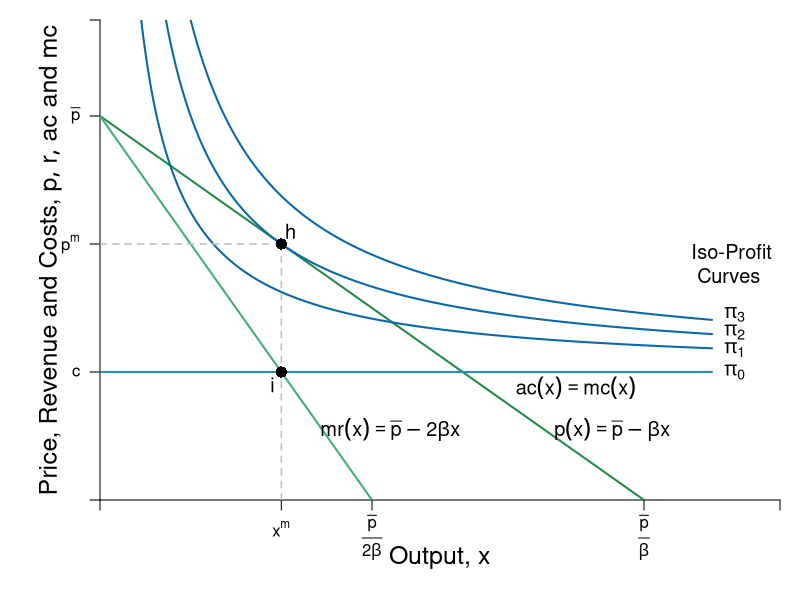

Write the R code that produced this figure.
#Graph Designer: Simon Halliday + Scott Cohn
#Authors: Bowles and Halliday
#Title: Coordination, Conflict and Competition: A Text in Microeconomics

require(shape)
pdf(file = "firmmarketsupply/isoprofit_monopoly_A.pdf", width = 9, height = 7)

#Set parameters for graphics
axislabelsize <- 1.5
labelsize <- 1.2
graphlinewidth <- 2
segmentlinewidth <- 1.5

COL <- c("#7fc97f", "#beaed4", "#fdc086", "#ffff99", "#386cb0", "#f0027f", "#bf5b17", "#666666")
COLA <- c("#e0f3db", "#99d8c9","#66c2a4","#41ae76", "#238b45", "#005824")
COLB <- c("#c6dbef", "#4eb3d3", "#2b8cbe", "#0868ac","#084081")

#Edited the margins to cater for the larger LHS labels
par(mar =  c(5, 5, 1, 1))

AvgRevenue <- function(x, rmax = 12, xmax = 12){
  rmax - (rmax/xmax)*x
}

MRevenue <- function(x, rmax = 12, xmax = 12){
  rmax - 2*(rmax/xmax)*x
}

AvgCost <- function(x, c0 = 2, c1 = 4){
  c0/x + c1
}

# From CORE
IsoProf <- function(x, k = 0, c0 = 2, c1 = 4){
  AvgCost(x) + k/x
}

xlims <- c(0, 15)
ylims <- c(0, 15)

npts <- 501 
x <- seq(xlims[1], xlims[2], length.out = npts)
y <- seq(ylims[1], ylims[2], length.out = npts) 
a <- c(13, 16.75, 19.25)

plot(0, 0, xlim = xlims, ylim = ylims, type = "n",
     xlab = expression(paste("")),
     ylab = expression(paste("")), 
     xaxt = "n", 
     yaxt = "n", 
     cex.lab = axislabelsize, 
     bty = "n",
     xaxs="i", 
     yaxs="i")

# ticksy <- seq(from = ylims[1], to = ylims[2], by = 1)
# ylabels <- seq(from = ylims[1], to = ylims[2], by = 1)
# ticksx <- seq(from = xlims[1], to = xlims[2], by = 1)
# xlabels <- seq(from = xlims[1], to = xlims[2], by = 1)
ticksy <- c(0, 4, AvgRevenue(x = 4), 12, ylims[2])
ylabels <- c(NA, expression(paste(c)), expression(paste(p^{m})), expression(paste(bar(p))), NA)
ticksx <- c(0, 4, 6, 12, xlims[2])
xlabels <- c(NA, expression(paste(x^{m})), expression(paste(frac(bar(p),2*beta))), expression(paste(frac(bar(p),beta))), NA)

axis(1, at = ticksx, pos = 0, labels = FALSE)
text(x = c(0, 4, 6, 12, xlims[2]), par("usr")[3] - 0.4, labels = xlabels, srt = 0, pos = 1, xpd = TRUE)
axis(2, at = ticksy, pos = 0, labels = ylabels, las = 1)

npts <- 500 
xx1 <- seq(xlims[1], xlims[2], length.out = npts)
xx2 <- seq(xlims[1], xlims[2] - 1.5, length.out = npts)
xx3 <- seq(2, 6, length.out = npts)

lines(xx1, AvgRevenue(xx1, rmax = 12, xmax = 12), col = COLA[5], lwd = graphlinewidth)
lines(xx1, MRevenue(xx1, rmax = 12, xmax = 12), col = COLA[4], lwd = graphlinewidth)
lines(xx2, IsoProf(xx2, k = 14), col = COLB[4], lwd = graphlinewidth)

# Iso Prof --- Too high/too low
lines(xx2, IsoProf(xx2, k = 8), col = COLB[4], lwd = graphlinewidth)
lines(xx2, IsoProf(xx2, k = 20), col = COLB[4], lwd = graphlinewidth)

#Label the axes
text(0.5*(xlims[2]), -1.8, expression(paste("Output, ", x)), xpd = TRUE, cex = axislabelsize) 
#mtext(expression(paste("Quantity of output, ", x)), side=1, line = 2.5, cex = axislabelsize)
text(-1.1, 0.5*ylims[2], expression(paste("Price, Revenue and Costs, ", list(p, r, ac), " and ", mc)), xpd = TRUE, cex = axislabelsize, srt = 90) 

#Label curves
text(xlims[2] - 1, 7, expression(paste("Iso-Profit \n Curves")), cex = labelsize)
text(10.5, 3.5, expression(paste(ac(x) == mc(x))), cex = labelsize)
text(11.3, 2.2, expression(paste(p(x) == bar(p) - beta*x)), cex = labelsize)
text(6.4, 2.2, expression(paste(mr(x)== bar(p) - 2*beta*x)), cex = labelsize)

text(xlims[2] - 1, 5.8, expression(paste(pi[3])), cex = labelsize)
text(xlims[2] - 1, 5.25, expression(paste(pi[2])), cex = labelsize)
text(xlims[2] - 1, 4.7, expression(paste(pi[1])), cex = labelsize)
text(xlims[2] - 1, 4, expression(paste(pi[0])), cex = labelsize)

#Draw segments for total costs
segments(0, AvgRevenue(x = 4), 4, AvgRevenue(x = 4), lty = 2, col = "gray" , lwd = segmentlinewidth)
segments(4, 0, 4, AvgRevenue(x = 4), lty = 2, col = "gray" , lwd = segmentlinewidth)

segments(0, 4, xlims[2]-1.5, 4, lty = 1, col = COLB[3] , lwd = graphlinewidth)

#Label Points for comparison
points(4, MRevenue(x = 4), pch = 16, col = "black", cex = 1.5)
text(3.8, MRevenue(x = 4) - 0.4, expression(i), cex = labelsize)


points(4, AvgRevenue(x = 4), pch = 16, col = "black", cex = 1.5)
text(4.2, AvgRevenue(x = 4) + 0.4, expression(h), cex = labelsize)




dev.off()
